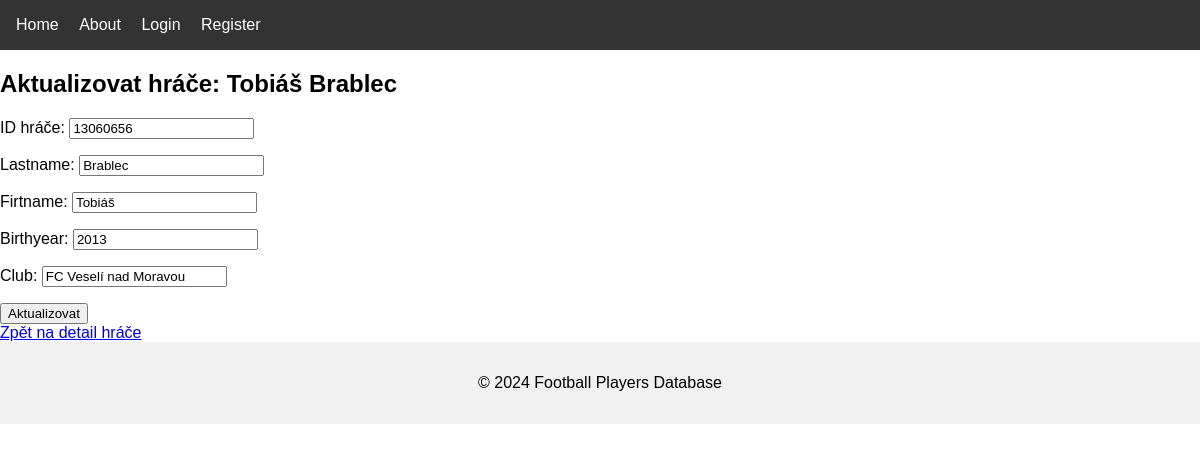
Screenshot of /players/update/3/ with the database file from the repository.
### players/models.py (models this page shows, shortened)
class Player(models.Model):
    id_player = models.CharField(max_length=10, unique=True, verbose_name="ID hráče", blank=True, null=True)  # Přidané pole id_player
    last_name = models.CharField(max_length=100, verbose_name="Lastname")
    first_name = models.CharField(max_length=100, verbose_name="Firtname")
    birth_year = models.IntegerField(verbose_name="Birthyear")
    club = models.CharField(max_length=100, verbose_name="Club")

### players/views.py (the view)
# urls.py: path('update/<int:pk>/', views.update_player, name='update_player'),  # Aktualizace hráče
def update_player(request, pk):
    player = get_object_or_404(Player, pk=pk)
    if request.method == 'POST':
        form = PlayerForm(request.POST, instance=player)
        if form.is_valid():
            form.save()
            return redirect('player_detail', pk=player.pk)  # Přesměrování na detail hráče
    else:
        form = PlayerForm(instance=player)
    return render(request, 'players/update_player.html', {'form': form, 'player': player})

### players/forms.py
class PlayerForm(forms.ModelForm):
    class Meta:
        model = Player
        fields = ['id_player','last_name', 'first_name', 'birth_year', 'club']

### players/templates/players/update_player.html (shortened to what this page needs)
{% extends 'core/base.html' %}
{% block content %}
  <h2>Aktualizovat hráče: {{ player.first_name }} {{ player.last_name }}</h2>
  <form method="post">
      {{ form.as_p }}
      <button type="submit">Aktualizovat</button>
  </form>
  <a href="{% url 'player_detail' player.pk %}">Zpět na detail hráče</a>
{% endblock %}

### core/static/css/styles.css (style rules this page uses)
body { font-family: Arial, sans-serif; margin: 0; padding: 0; }

### rows the page displays
Player: first_name "Tobiáš", last_name "Brablec", id_player "13060656", birth_year "2013", club "FC Veselí nad Moravou"
